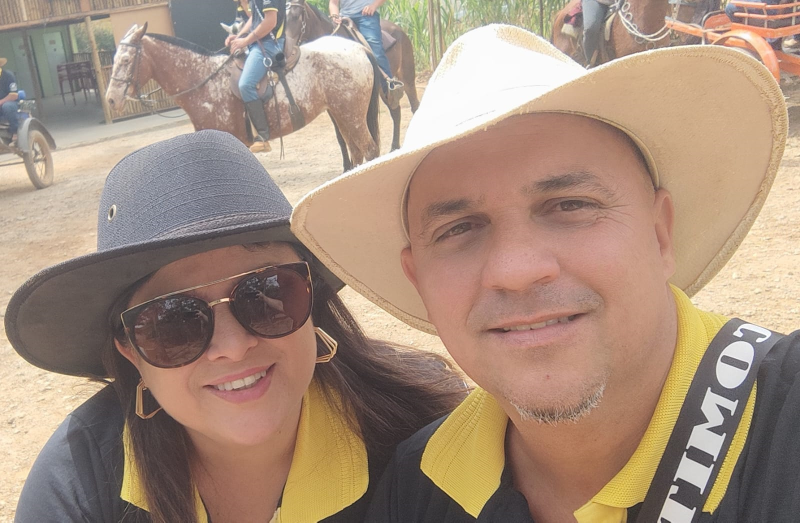
#> input picture codigo/img/tia1.png, 1600 x 1045 px (shown at 1/2 size)
$ python atv102.0.py
#> lines starting #> are read from the running program, lines starting #| are printed output that depends on the picture
import cv2
import numpy as np

#tarefa 5 ---------1


def viodeo():
    #pre definindo o tamanho do video
	largura = 1280
	altura = 720
	channel = 3
    # pre setanto a quantidade para o video
	fps = 24
	sec = 10

	fourcc = cv2.VideoWriter_fourcc(*'XVID')
#
	video = cv2.VideoWriter('video.avi', fourcc, float(fps), (largura, altura))

	current_contrast = 0

	t = 0    #Variavel para entrar a imagem
	g = 30   #Variavel para acabar o video com a imagem

	for frame_count in range(fps*sec):

		img = cv2.imread("img/tia1.png")
#> img is the input picture: shape (1045, 1600, 3); mean B, G, R 125.1, 142.3, 165.6
        #redimensionando a imagem
		img_resize = cv2.resize(img, (largura, altura))
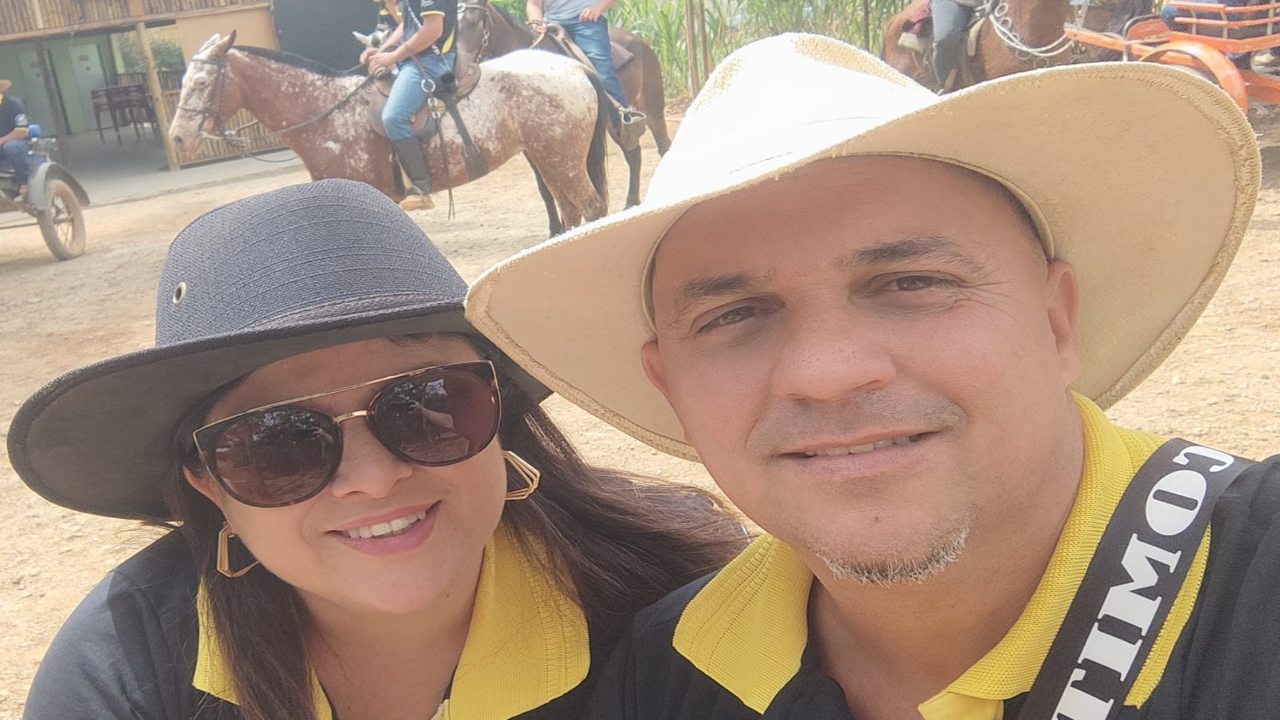
#> img_resize: shape (720, 1280, 3); mean B, G, R 125, 142.2, 165.5

	#Inicia com a cor preta(o de brilho) ate 1 segundo
		if((frame_count >= 1) and (frame_count < 10)):
			# #Conversao da img para 8 bits para poder colocar no video onde beta é o brilho e o alpha e o contraste
		   img_resize = cv2.convertScaleAbs(img_resize, alpha = current_contrast / 100, beta = 0)
		   video.write(img_resize)
		   print(frame_count)

		#Entrada da imagem
		if((frame_count > 10) and (frame_count <= 30)):
		   img_resize = cv2.convertScaleAbs(img_resize, alpha = current_contrast / 100, beta = t)
		   video.write(img_resize)
		   t += 13

		#Normal
		if((frame_count > 30) and (frame_count < 80)):
		   video.write(img_resize)

		#finalização do video
		if((frame_count > 80) and (frame_count <= 100)):
		   img_resize = cv2.convertScaleAbs(img_resize, alpha = current_contrast / 100, beta = g)
		   video.write(img_resize)
		   t -= 13


viodeo()
